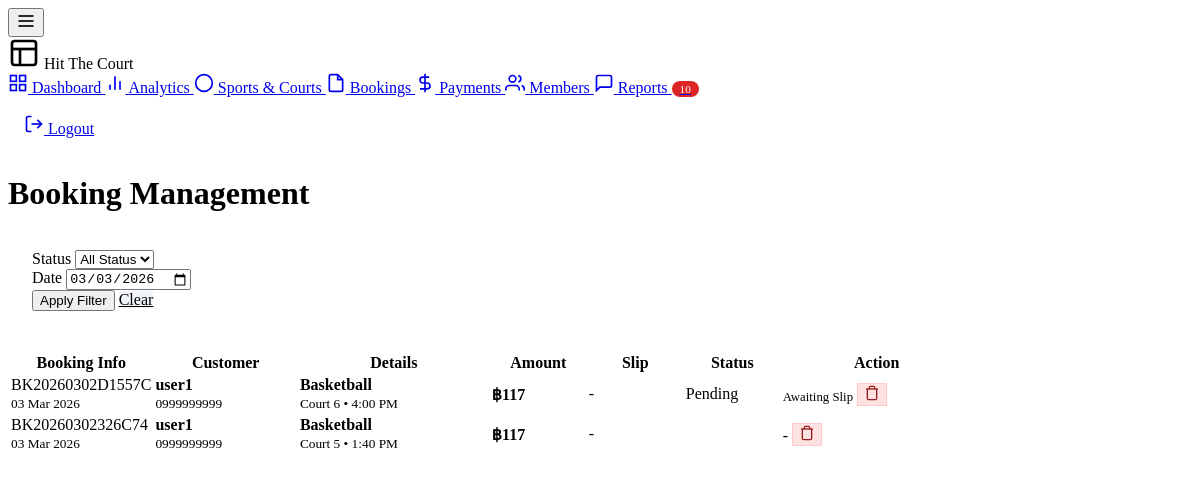
The app's page /admin/bookings.php?date=2026-03-03 (signed in) with its own data.
### tables this page shows
CREATE TABLE `bookings` (
  `booking_id` int(11) NOT NULL,
  `booking_code` varchar(20) NOT NULL,
  `user_id` int(11) NOT NULL,
  `court_id` int(11) NOT NULL,
  `slot_id` int(11) NOT NULL,
  `booking_date` date NOT NULL,
  `duration_minutes` int(11) NOT NULL,
  `court_price` decimal(10,2) NOT NULL,
  `equipment_total` decimal(10,2) DEFAULT 0.00,
  `discount_amount` decimal(10,2) DEFAULT 0.00,
  `total_price` decimal(10,2) NOT NULL,
  `payment_status` enum('pending','paid','failed','refunded') DEFAULT 'pending',
  `expires_at` datetime DEFAULT NULL,
  `booking_status` enum('active','cancelled','completed') DEFAULT 'active',
  `notes` text DEFAULT NULL,
  `created_at` timestamp NOT NULL DEFAULT current_timestamp(),
  `updated_at` timestamp NOT NULL DEFAULT current_timestamp() ON UPDATE current_timestamp()
);

CREATE TABLE `users` (
  `user_id` int(11) NOT NULL,
  `username` varchar(50) NOT NULL,
  `password` varchar(255) NOT NULL,
  `email` varchar(100) NOT NULL,
  `phone` varchar(20) DEFAULT NULL,
  `is_member` tinyint(1) DEFAULT 0,
  `member_expire` date DEFAULT NULL,
  `points` int(11) DEFAULT 0,
  `total_bookings` int(11) DEFAULT 0,
  `created_at` timestamp NOT NULL DEFAULT current_timestamp(),
  `updated_at` timestamp NOT NULL DEFAULT current_timestamp() ON UPDATE current_timestamp()
);

CREATE TABLE `sports` (
  `sport_id` int(11) NOT NULL,
  `sport_name` varchar(50) NOT NULL,
  `slug` varchar(50) NOT NULL,
  `description` text DEFAULT NULL,
  `duration_minutes` int(11) NOT NULL,
  `price` int(11) NOT NULL,
  `max_courts` int(11) DEFAULT 1,
  `image` varchar(255) DEFAULT NULL,
  `status` enum('active','inactive') DEFAULT 'active',
  `created_at` timestamp NOT NULL DEFAULT current_timestamp(),
  `price_per_round` decimal(10,2) DEFAULT 0.00,
  `total_courts` int(11) DEFAULT 1
);

CREATE TABLE `courts` (
  `court_id` int(11) NOT NULL,
  `sport_id` int(11) NOT NULL,
  `court_number` int(11) NOT NULL,
  `court_name` varchar(50) DEFAULT NULL,
  `status` enum('available','maintenance','reserved') DEFAULT 'available',
  `created_at` timestamp NOT NULL DEFAULT current_timestamp()
);

CREATE TABLE `time_slots` (
  `slot_id` int(11) NOT NULL,
  `sport_id` int(11) NOT NULL,
  `start_time` time NOT NULL,
  `end_time` time NOT NULL,
  `status` enum('active','inactive') DEFAULT 'active'
);

### config.php (called while the page is built, shortened)
<?php
function sanitize($data) {
    return htmlspecialchars(strip_tags(trim($data)));
}
?>

### admin/bookings.php (the view, shortened to what this page needs)
<?php
require_once '../config.php';
 $statusFilter = sanitize($_GET['status'] ?? 'all');
 $dateFilter = sanitize($_GET['date'] ?? '');
 $pendingReports = $pdo->query("SELECT COUNT(*) as count FROM reports WHERE status IN ('new', 'in_progress')")->fetch()['count'];
 $whereClause = "1=1";
 $params = [];
if ($dateFilter) {
    $whereClause .= " AND b.booking_date = ?";
    $params[] = $dateFilter;
}
 $sql = "
    SELECT b.*, u.username, u.email, u.phone, s.sport_name, c.court_number, ts.start_time, ts.end_time, p.slip_image
    FROM bookings b
    JOIN users u ON b.user_id = u.user_id
    JOIN courts c ON b.court_id = c.court_id
    JOIN sports s ON c.sport_id = s.sport_id
    JOIN time_slots ts ON b.slot_id = ts.slot_id
    LEFT JOIN payments p ON b.booking_id = p.booking_id
    WHERE {$whereClause}
    ORDER BY b.created_at DESC
";
 $stmt = $pdo->prepare($sql);
 $stmt->execute($params);
 $bookings = $stmt->fetchAll();
?>
<!DOCTYPE html>
<html lang="en">
<head>
    <link rel="stylesheet" href="<?= SITE_URL ?>/assets/css/admin.css">
</head>
<body>
<button class="admin-sidebar-toggle" id="sidebarToggle" aria-label="Toggle sidebar">
    <svg xmlns="http://www.w3.org/2000/svg" width="20" height="20" viewBox="0 0 24 24"
         fill="none" stroke="currentColor" stroke-width="2">
        <line x1="3" y1="12" x2="21" y2="12"></line>
        <line x1="3" y1="6" x2="21" y2="6"></line>
        <line x1="3" y1="18" x2="21" y2="18"></line>
    </svg>
</button>
    <div class="admin-layout">
        <aside class="admin-sidebar">
            <div class="admin-brand">
                <svg width="32" height="32" viewBox="0 0 24 24" fill="none" stroke="currentColor" stroke-width="2">
                    <rect x="3" y="3" width="18" height="18" rx="2" ry="2"></rect>
                    <line x1="3" y1="9" x2="21" y2="9"></line>
                    <line x1="9" y1="21" x2="9" y2="9"></line>
                </svg>
                Hit The Court
            </div>
            <nav class="admin-nav">
                <a href="dashboard.php" class="admin-nav-item">
                    Dashboard
                </a>
                <a href="analytics.php" class="admin-nav-item">
                    <svg xmlns="http://www.w3.org/2000/svg" width="20" height="20" viewBox="0 0 24 24" fill="none" stroke="currentColor" stroke-width="2"><line x1="18" y1="20" x2="18" y2="10"></line><line x1="12" y1="20" x2="12" y2="4"></line><line x1="6" y1="20" x2="6" y2="14"></line></svg>
                    Analytics
                </a>
                <a href="sports.php" class="admin-nav-item">
                    <svg xmlns="http://www.w3.org/2000/svg" width="20" height="20" viewBox="0 0 24 24" fill="none" stroke="currentColor" stroke-width="2"><circle cx="12" cy="12" r="10"></circle></svg>
                    Sports & Courts
                </a>
                <a href="bookings.php" class="admin-nav-item active">
                    <svg xmlns="http://www.w3.org/2000/svg" width="20" height="20" viewBox="0 0 24 24" fill="none" stroke="currentColor" stroke-width="2"><path d="M14 2H6a2 2 0 0 0-2 2v16a2 2 0 0 0 2 2h12a2 2 0 0 0 2-2V8z"></path><polyline points="14 2 14 8 20 8"></polyline></svg>
                    Bookings
                </a>
                <a href="payments.php" class="admin-nav-item">
                    <svg xmlns="http://www.w3.org/2000/svg" width="20" height="20" viewBox="0 0 24 24" fill="none" stroke="currentColor" stroke-width="2"><line x1="12" y1="1" x2="12" y2="23"></line><path d="M17 5H9.5a3.5 3.5 0 0 0 0 7h5a3.5 3.5 0 0 1 0 7H6"></path></svg>
                    Payments
                </a>
                <a href="members.php" class="admin-nav-item">
                    Members
                </a>
                <a href="reports.php" class="admin-nav-item">
                    <svg xmlns="http://www.w3.org/2000/svg" width="20" height="20" viewBox="0 0 24 24" fill="none" stroke="currentColor" stroke-width="2"><path d="M21 15a2 2 0 0 1-2 2H7l-4 4V5a2 2 0 0 1 2-2h14a2 2 0 0 1 2 2z"></path></svg>
                    Reports
                    <?php if ($pendingReports > 0): ?>
                    <span style="background: #DC2626; color: white; padding: 2px 8px; border-radius: 999px; font-size: 0.7rem; margin-left: auto;"><?= $pendingReports ?></span>
                    <?php endif; ?>
                </a>
            </nav>
            <div style="margin-top: auto; padding: 1rem; border-top: 1px solid rgba(255,255,255,0.1);">
                <a href="<?= SITE_URL ?>/api/auth.php?action=admin_logout" class="admin-nav-item">
                    <svg xmlns="http://www.w3.org/2000/svg" width="20" height="20" viewBox="0 0 24 24" fill="none" stroke="currentColor" stroke-width="2"><path d="M9 21H5a2 2 0 0 1-2-2V5a2 2 0 0 1 2-2h4"></path><polyline points="16 17 21 12 16 7"></polyline><line x1="21" y1="12" x2="9" y2="12"></line></svg>
                    Logout
                </a>
            </div>
        </aside>
        <main class="admin-main">
            <div class="admin-header">
                <h1 class="admin-title">Booking Management</h1>
            </div>
            <div class="admin-card" style="margin-bottom: 1.5rem;">
                <div class="admin-card-body" style="padding: 1rem 1.5rem;">
                    <form method="GET" class="filter-bar">
                        <div class="filter-group">
                            <label class="filter-label">Status</label>
                            <select name="status" class="admin-input">
                                <option value="all" <?= $statusFilter === 'all' ? 'selected' : '' ?>>All Status</option>
                            </select>
                        </div>
                        <div class="filter-group">
                            <label class="filter-label">Date</label>
                            <input type="date" name="date" value="<?= $dateFilter ?>" class="admin-input">
                        </div>
                        <button type="submit" class="btn btn-primary">
                            Apply Filter
                        </button>
                        <a href="bookings.php" class="btn" style="background: #F1F5F9; color: var(--admin-text);">Clear</a>
                    </form>
                </div>
            </div>
            <div class="admin-card">
                <div class="admin-card-body" style="padding: 0;">
                    <div style="overflow-x: auto;">
                        <table class="admin-table">
                            <thead>
                                <tr>
                                    <th style="width: 15%;">Booking Info</th>
                                    <th style="width: 15%;">Customer</th>
                                    <th style="width: 20%;">Details</th>
                                    <th style="width: 10%;">Amount</th>
                                    <th style="width: 10%;">Slip</th>
                                    <th style="width: 10%;">Status</th>
                                    <th style="width: 20%;">Action</th>
                                </tr>
                            </thead>
                            <tbody>
                                <?php if (empty($bookings)): ?>
                                <tr>
                                    <td colspan="7">
                                        <div class="empty-state">
                                            <svg xmlns="http://www.w3.org/2000/svg" width="48" height="48" viewBox="0 0 24 24" fill="none" stroke="currentColor" stroke-width="1"><path d="M14 2H6a2 2 0 0 0-2 2v16a2 2 0 0 0 2 2h12a2 2 0 0 0 2-2V8z"></path><polyline points="14 2 14 8 20 8"></polyline></svg>
                                            <h3>No Bookings Found</h3>
                                            <p>Try adjusting your filters.</p>
                                        </div>
                                    </td>
                                </tr>
                                <?php else: ?>
                                    <?php foreach ($bookings as $b): ?>
                                    <tr>
                                        <td>
                                            <span class="admin-code"><?= htmlspecialchars($b['booking_code']) ?></span><br>
                                            <small style="color: var(--admin-muted);"><?= date('d M Y', strtotime($b['booking_date'])) ?></small>
                                        </td>
                                        <td>
                                            <strong><?= htmlspecialchars($b['username']) ?></strong><br>
                                            <small style="color: var(--admin-muted);"><?= htmlspecialchars($b['phone']) ?></small>
                                        </td>
                                        <td>
                                            <div style="font-weight: 600; color: var(--admin-secondary);"><?= htmlspecialchars($b['sport_name']) ?></div>
                                            <small>Court <?= $b['court_number'] ?> • <?= date('g:i A', strtotime($b['start_time'])) ?></small>
                                        </td>
                                        <td>
                                            <strong>฿<?= number_format($b['total_price']) ?></strong>
                                        </td>
                                        <td>
                                            <?php if ($b['slip_image']): ?>
                                            <a href="<?= SITE_URL ?>/<?= $b['slip_image'] ?>" target="_blank" class="btn btn-sm" style="background: #EFF6FF; color: var(--admin-primary);">
                                                View
                                            </a>
                                            <?php else: ?>
                                            <span style="color: var(--admin-muted);">-</span>
                                            <?php endif; ?>
                                        </td>
                                        <td>
                                            <span class="status-pill status-<?= htmlspecialchars($b['payment_status']) ?>">
                                                <?= ucfirst($b['payment_status']) ?>
                                            </span>
                                        </td>
                                        <td>
                                            <div class="action-group">
                                                <?php if ($b['payment_status'] === 'pending' && $b['slip_image']): ?>
                                                    <form method="POST" style="display: contents;">
                                                        <input type="hidden" name="booking_id" value="<?= $b['booking_id'] ?>">
                                                        <input type="hidden" name="action" value="verify">
                                                        <button type="submit" class="btn btn-sm btn-success">Verify</button>
                                                    </form>
                                                    <form method="POST" style="display: contents;" onsubmit="return confirm('Reject this payment?');">
                                                        <input type="hidden" name="booking_id" value="<?= $b['booking_id'] ?>">
                                                        <input type="hidden" name="action" value="reject">
                                                        <button type="submit" class="btn btn-sm btn-danger">Reject</button>
                                                    </form>
                                                <?php elseif ($b['payment_status'] === 'pending'): ?>
                                                    <span style="color: var(--admin-warning); font-size: 0.8rem;">Awaiting Slip</span>
                                                <?php else: ?>
                                                    <span style="color: var(--admin-muted);">-</span>
                                                <?php endif; ?>
                                                <form method="POST" style="display: contents;" onsubmit="return confirm('Are you sure you want to DELETE this booking? This cannot be undone.');">
                                                    <button type="submit" class="btn btn-sm btn-delete" title="Delete Booking">
                                                        <svg xmlns="http://www.w3.org/2000/svg" width="16" height="16" viewBox="0 0 24 24" fill="none" stroke="currentColor" stroke-width="2"><polyline points="3 6 5 6 21 6"></polyline><path d="M19 6v14a2 2 0 0 1-2 2H7a2 2 0 0 1-2-2V6m3 0V4a2 2 0 0 1 2-2h4a2 2 0 0 1 2 2v2"></path></svg>
                                                    </button>
                                                </form>
                                            </div>
                                        </td>
                                    </tr>
                                    <?php endforeach; ?>
                                <?php endif; ?>
                            </tbody>
                        </table>
                    </div>
                </div>
            </div>
        </main>
    </div>
</body>
</html>

### admin/bookings.php (style rules this page uses)
.btn-delete { background: #FEE2E2; color: #991B1B; border: 1px solid #FECACA; }

### records on screen
bookings: booking_code "BK20260302D1557C", booking_date "03 Mar 2026", user.username "user1", user.phone "0999999999", sports.sport_name "Basketball", court.court_number "6", slot.start_time "4:00 PM", total_price "117", payment_status "Pending", shows "Awaiting Slip"
bookings: booking_code "BK20260302326C74", booking_date "03 Mar 2026", user.username "user1", user.phone "0999999999", sports.sport_name "Basketball", court.court_number "5", slot.start_time "1:40 PM", total_price "117"

### other values on screen
$pendingReports "10"
